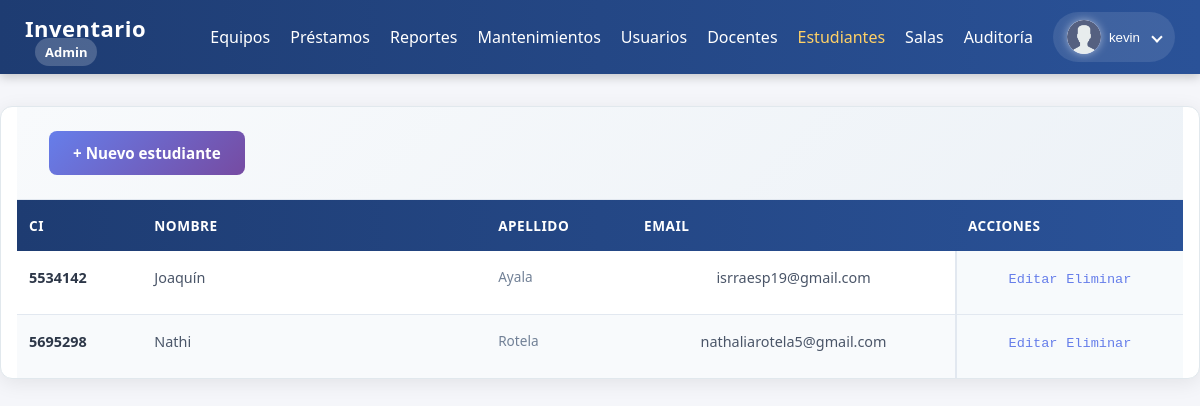
/public/estudiantes_listar.php (signed in), run on the app's committed database.
### tables this page shows
CREATE TABLE `estudiantes` (
  `id` int(11) NOT NULL,
  `ci` varchar(20) NOT NULL,
  `nombre` varchar(100) NOT NULL,
  `apellido` varchar(100) NOT NULL,
  `email` varchar(150) NOT NULL,
  `password_hash` varchar(255) NOT NULL,
  `creado_en` timestamp NOT NULL DEFAULT current_timestamp()
);

### public/estudiantes_listar.php (the view, shortened to what this page needs)
<?php
require __DIR__ . '/../init.php';
$stmt = $mysqli->query("SELECT id, ci, nombre, apellido, email FROM estudiantes ORDER BY apellido, nombre");
$rows = $stmt->fetch_all(MYSQLI_ASSOC);
?>
<head>
    <link rel="stylesheet" href="../css/tabla_estudiantes_listar.css">
</head>
 <?php
  include __DIR__ . '/navbar.php';
  ?>
<div class="container">
    <div class="actions">
        <a class="btn" href="/inventario_uni/public/estudiantes_registro.php">+ Nuevo estudiante</a>
    </div>
    <table>
        <thead>
            <tr>
                <th>CI</th>
                <th>Nombre</th>
                <th>Apellido</th>
                <th>Email</th>
                <th>Acciones</th>
            </tr>
        </thead>
        <tbody>
            <?php if (!$rows): ?>
                <tr>
                    <td colspan="5">No hay estudiantes registrados.</td>
                </tr>
            <?php else: ?>
                <?php foreach ($rows as $r): ?>
                    <tr>
                        <td data-label="CI"><?= htmlspecialchars($r['ci']) ?></td>
                        <td data-label="Nombre"><?= htmlspecialchars($r['nombre']) ?></td>
                        <td data-label="Apellido"><?= htmlspecialchars($r['apellido']) ?></td>
                        <td data-label="Email"><?= htmlspecialchars($r['email']) ?></td>
                        <td data-label="Acciones">
                            <a class="btn btn-sm" href="/inventario_uni/public/estudiantes_editar_form.php?id=<?= $r['id'] ?>">Editar</a>
                            <a class="btn btn-sm btn-danger"
                                href="/inventario_uni/public/estudiantes_eliminar.php?id=<?= $r['id'] ?>"
                                onclick="return confirm('¿Seguro que deseas eliminar este estudiante?');">
                                Eliminar
                            </a>
                        </td>
                    </tr>
                <?php endforeach; ?>
            <?php endif; ?>
        </tbody>
    </table>
</div>

### css/tabla_estudiantes_listar.css (style rules this page uses)
.container { max-width: 1400px; margin: 2rem auto; padding: 0 1rem; background: white; border-radius: 12px; box-shadow: 0 4px 20px rgba(0, 0, 0, 0.08); border: 1px solid #e1e8ed; overflow: hidden; }
.actions { background: linear-gradient(135deg, #f8fafc 0%, #edf2f7 100%); padding: 1.5rem 2rem; border-bottom: 1px solid #e2e8f0; display: flex; justify-content: space-between; align-items: center; gap: 1rem; }
.actions .btn { background: linear-gradient(135deg, #667eea 0%, #764ba2 100%); color: white; text-decoration: none; padding: 0.75rem 1.5rem; border-radius: 8px; font-weight: 600; font-size: 0.95rem; transition: all 0.3s ease; display: inline-flex; align-items: center; gap: 0.5rem; border: none; cursor: pointer; }
table { width: 100%; border-collapse: collapse; font-size: 0.9rem; }
thead { background: linear-gradient(90deg, #1e3c72, #2a5298); color: #fff; }
th { color: white; padding: 1rem 0.75rem; text-align: left; font-weight: 600; font-size: 0.85rem; text-transform: uppercase; letter-spacing: 0.5px; white-space: nowrap; }
td { padding: 1rem 0.75rem; border-bottom: 1px solid #e2e8f0; color: #4a5568; vertical-align: top; line-height: 1.5; }
tbody tr:nth-child(even) { background: #f8fafc; }
tbody tr:last-child td { border-bottom: none; }
td a { color: #667eea; text-decoration: none; font-weight: 500; font-size: 0.85rem; transition: all 0.3s ease; display: inline-block; margin-bottom: 0.25rem; padding: 0.2rem 0; }
td:last-child { font-family: 'Courier New', monospace; background: #f7fafc; border-left: 2px solid #e2e8f0; }
td:nth-child(1) { font-weight: 600; color: #2d3748; }
td:nth-child(2) { min-width: 200px; }
td:nth-child(3) { color: #718096; font-size: 0.85rem; }
td:nth-child(4) { text-align: center; }
td:nth-child(5) { text-align: center; font-weight: 600; }
.container { animation: slideIn 0.6s ease-out; }
tbody tr { transition: all 0.2s ease; }
td:last-child { position: relative; }

### public/navbar.php (style rules this page uses)
body { margin: 0; font-family: 'Segoe UI', Roboto, sans-serif; background-color: #f5f6fa; }

### data on the page
estudiantes: ci "5534142", nombre "Joaquín", apellido "Ayala", email "isrraesp19@gmail.com"
estudiantes: ci "5695298", nombre "Nathi", apellido "Rotela", email "nathaliarotela5@gmail.com"

### other printed values
$rol "Admin"
user()['nombre'] "kevin"
